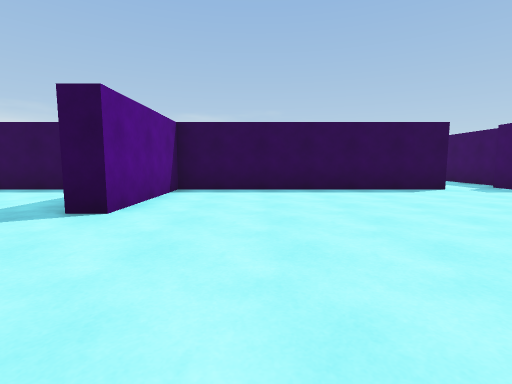
[1] (above)

19 first-person views from a walk through a Unity game level. The camera is 1.2 m above the floor, tilts 6° down and sees 85° across. The floor is counted in squares, 2 m on a side. Each view is taken from the middle of a square. On the plan, view 1 faces up. The plan holds only what a view shows up to about 9 squares ahead; the rest is blank. The player character is not drawn.

[2]
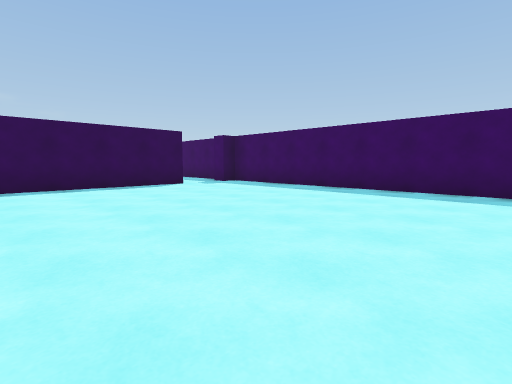

[3]
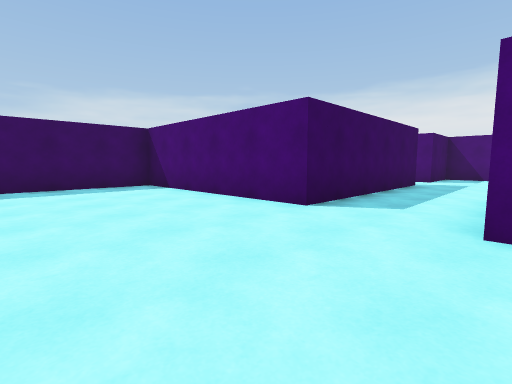

[4]
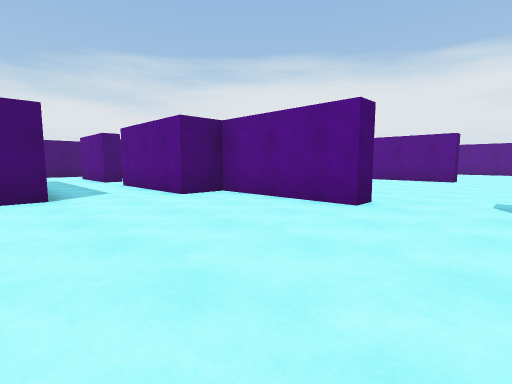

[5]
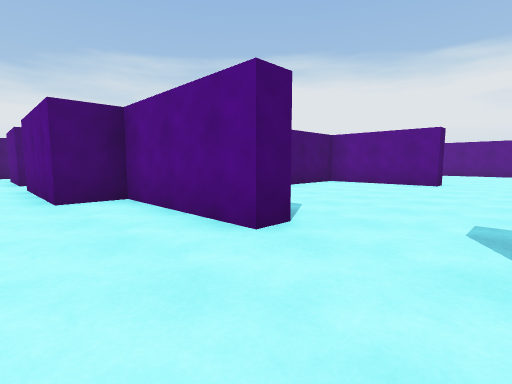

[6]
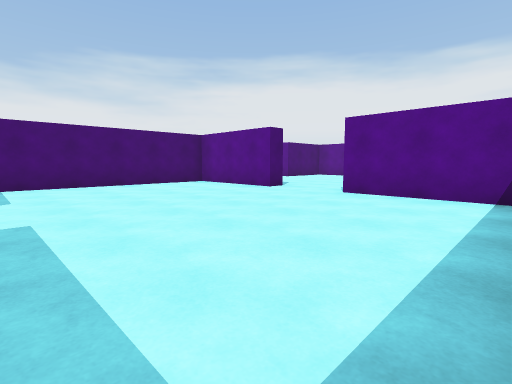

[7]
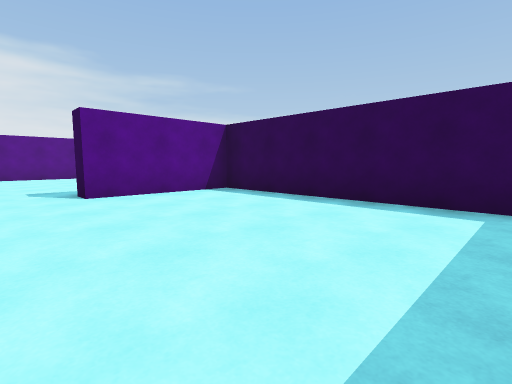

[8]
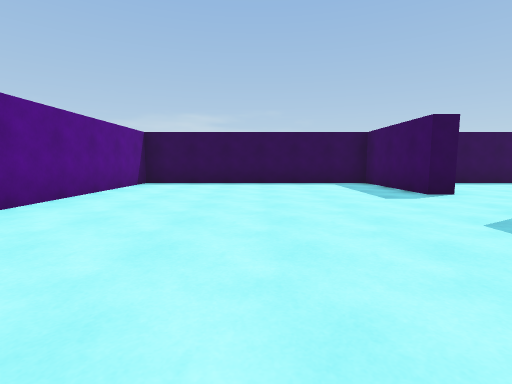

[9]
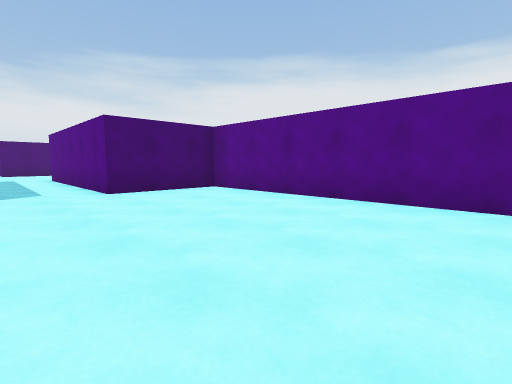

[10]
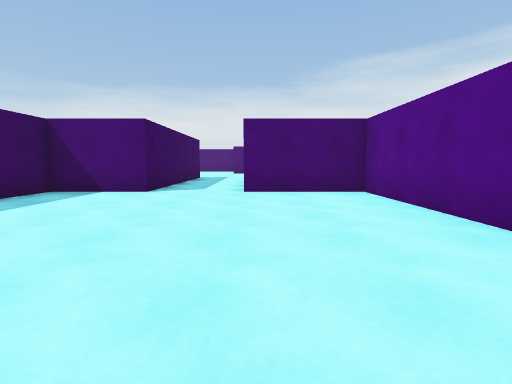

[11]
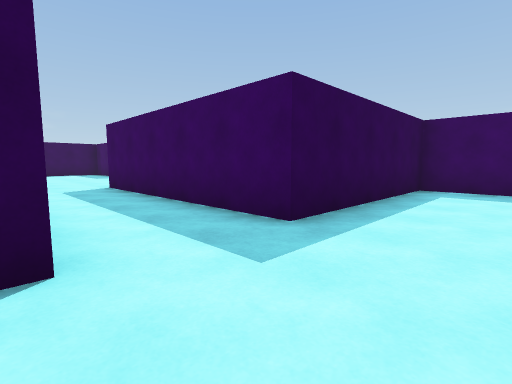

[12]
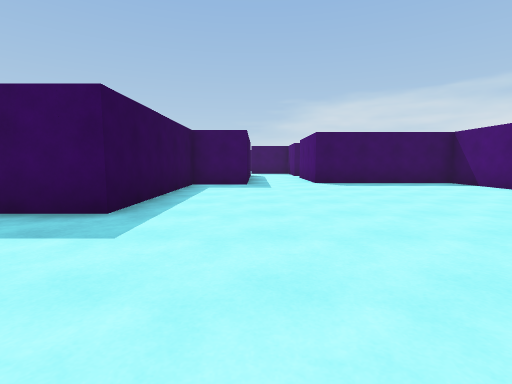

[13]
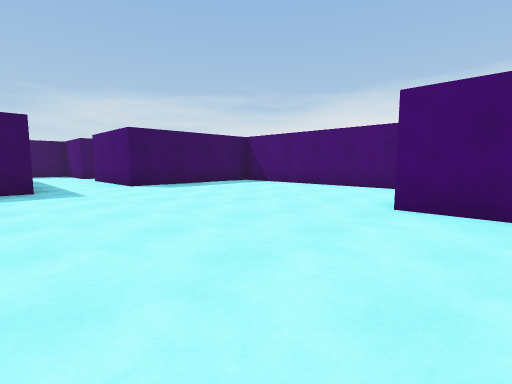

[14]
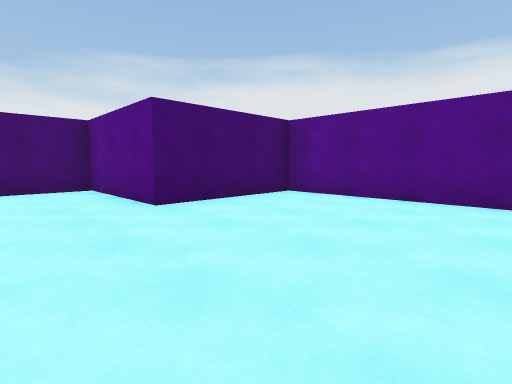

[15]
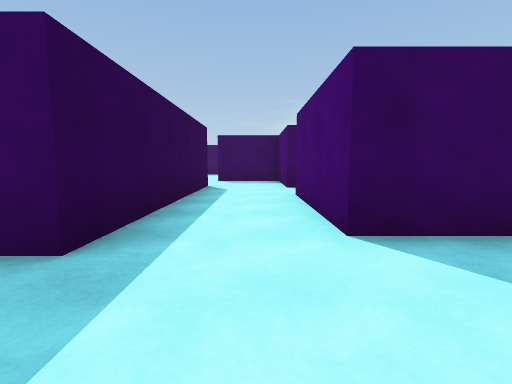

[16]
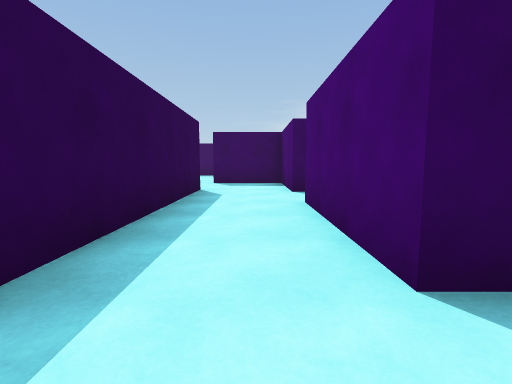

[17]
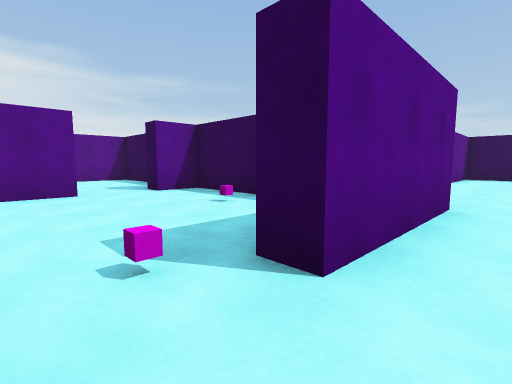

[18]
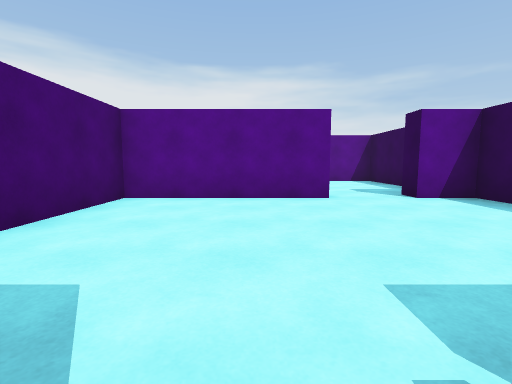

[19]
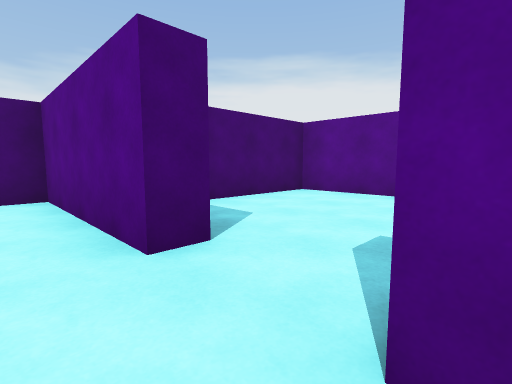

### Floor plan
Key: @ floor where view 1 was taken; # wall or solid block; . floor.
Columns run from 16 left of view 1 to 7 right of it. Each row starts with its distance up from view 1.
  9                        #
  8                       .#
  7 ###################  ..#
  6 #......#......#...###.##
  5 #......#......#........#
  4 #......#......#........#
  3 #......................#
  2 #......................#
  1 #......#......#........#
  0 #......#......#.@......#
 -1 #......#......#........#
 -2 ####.###########......##
 -3    #.#....#....#.######
 -4    #.#.........#.#
 -5    #.#....#......#
 -6    #.#....#......#
 -7    #.######....#.#
 -8  #........#...##..
 -9  #........#####..#
-10  #...............#
-11  #.........###.###
-12  ####......#
-13     #......#
-14     #......#
-15     ########

Positions as (right, up) in squares from view 1, and headings:
1: (0, 0), facing up
2: (0, -1), facing up-right
3: (-1, 1), facing down-right
4: (2, 3), facing down-left
5: (0, 3), facing down-left
6: (-3, 6), facing down-left
7: (-3, 2), facing up-left
8: (-12, -2), facing up
9: (-11, 4), facing down-left
10: (-13, 4), facing down
11: (-13, -9), facing up-right
12: (-14, -9), facing right
13: (-13, -8), facing down-right
14: (-10, -8), facing down-left
15: (-8, -10), facing right
16: (-7, -10), facing right
17: (0, -6), facing up-left
18: (-1, -6), facing left
19: (-5, -3), facing down-left
